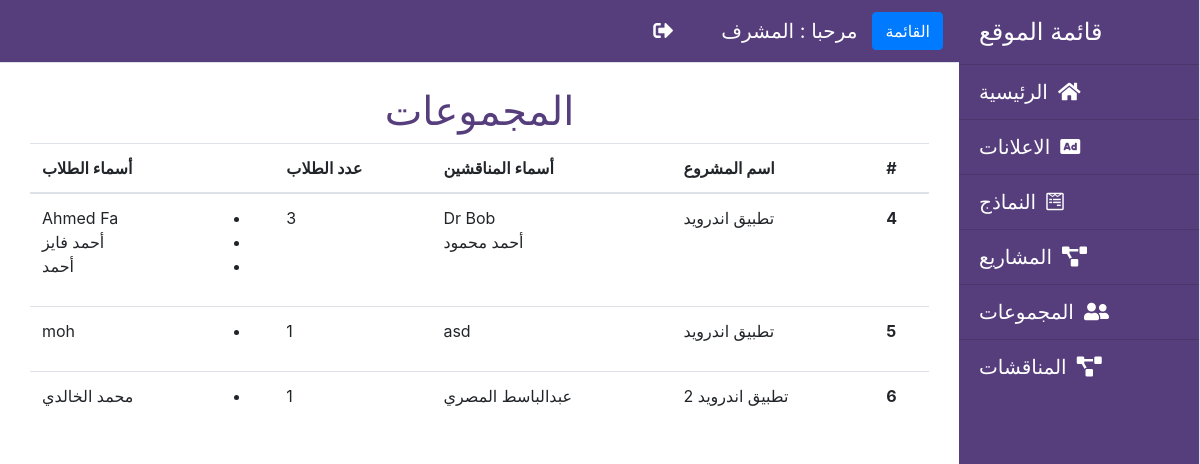
Screenshot of /admin/Groups/Groups.php (signed in) with the database file from the repository.
### tables this page shows
CREATE TABLE `projects` (
  `id` int(11) NOT NULL,
  `name` varchar(255) NOT NULL,
  `submitter` int(11) NOT NULL,
  `discreption` text NOT NULL,
  `pr_type` varchar(255) NOT NULL,
  `teacher` varchar(255) NOT NULL DEFAULT '[]',
  `discussion` int(11) NOT NULL,
  `file_name` varchar(255) NOT NULL,
  `approved` tinyint(1) NOT NULL DEFAULT '0'
);

CREATE TABLE `teachers` (
  `id` int(11) NOT NULL,
  `user_id` int(11) NOT NULL,
  `name` varchar(255) NOT NULL,
  `te_id` varchar(20) NOT NULL,
  `projects` text NOT NULL
);

CREATE TABLE `students` (
  `id` int(11) NOT NULL,
  `user_id` int(11) NOT NULL,
  `name` varchar(255) NOT NULL,
  `st_id` int(11) NOT NULL,
  `email` varchar(255) NOT NULL,
  `spec` varchar(255) NOT NULL,
  `mobile` varchar(255) NOT NULL,
  `level` int(11) NOT NULL,
  `project_id` int(11) NOT NULL
);

### classes/config.php (called while the page is built, shortened)
<?php
$hostName = $_SERVER['HTTP_HOST'];
$base_folder = "project";
$protocol = strtolower(substr($_SERVER["SERVER_PROTOCOL"],0,5))=='https'?'https':'http';
$path= $protocol.'://'.$hostName."/".$base_folder;
?>

### admin/Groups/Groups.php (the view, shortened to what this page needs)
<?php
require "../../includes/head.php";
if ((isset($_SESSION['uname']) && isset($_SESSION['token']))) {
  if ($_SESSION['level'] == 1) {
    $sql = "SELECT * FROM projects";
    $projects = $con->query($sql);
    $projects = $projects->fetch_all(MYSQLI_ASSOC);
    ?>
    <div id="page-content-wrapper  Sidebar_r" style="width: 100%;">
      <?php
      require "../../includes/nav.php";
      ?>
      <div class="container-fluid">
        <div class="container">
          <h1 class="mt-4 text-center"> المجموعات</h1>
          <table class="table table-hover">
            <thead>
              <tr>
                <th scope="col">#</th>
                <th scope="col">اسم المشروع</th>
                <th scope="col">أسماء المناقشين</th>
                <th scope="col"> عدد الطلاب</th>
                <th scope="col">أسماء الطلاب </th>
              </tr>
            </thead>
            <tbody>
              <?php
              foreach ($projects as $project) {
                $pid = $project['id'];
                $sql = "SELECT * FROM students WHERE project_id=$pid";
                $stu = $con->query($sql);
                $students = $stu->fetch_all(MYSQLI_ASSOC);
                ?>
                <tr>
                  <th scope="row"><?php echo $project['id']; ?></th>
                  <td> <?php echo $project['name']; ?> </td>
                  <td> <?php
                        $t = $project['teacher'];
                        $t = json_decode($t);
                        foreach($t as $i){
                          $sql = "SELECT name FROM teachers WHERE user_id=$i";
                          $name = $con->query($sql);
                          $name= $name->fetch_array()['name'];
                          echo $name.'<br>';
                        }
                        ?> </td>
                  <td> <?php echo $stu->num_rows; ?> </td>
                  <td>
                    <ul>
                      <?php foreach ($students as $st) { ?>
                        <li><?php echo $st['name']; ?></li>
                      <?php } ?>
                    </ul>
                  </td>
                </tr>
              <?php
            }
            ?>
            </tbody>
          </table>
        </div>
      </div>
      <?php
      require "../../includes/c_footer.php";
    }
  } else {
    header('Location: ' . "../login.php");
  }
  ?>

### includes/head.php (shortened to what this page needs)
<?php
$base_folder = "project";
require $_SERVER['DOCUMENT_ROOT'] . "/" . $base_folder . "/classes/config.php";
?>
<!DOCTYPE html>
<html dir="rtl">
<head>
  <link rel="stylesheet" href="https://cdn.rtlcss.com/bootstrap/v4.2.1/css/bootstrap.min.css">
  <link href="<?php echo $path; ?>/css/simple-sidebar.css" rel="stylesheet">
  <link rel="stylesheet" href="https://use.fontawesome.com/releases/v5.8.1/css/all.css">
</head>
<body>
  <div class="d-flex" id="wrapper">
    <div class="bg-light border-right Sidebar_r" id="sidebar-wrapper">
      <div class="sidebar-heading">قائمة الموقع </div>
      <div class="list-group list-group-flush  Sidebar_r">
        <a href="<?php echo $path; ?>/admin/index.php" class="list-group-item list-group-item-action bg-light  Sidebar_r"><i class="fas fa-home icon"></i>الرئيسية</a>
        <a href="<?php echo $path; ?>/admin/Advertising/Advertising.php" class="list-group-item list-group-item-action bg-light  Sidebar_r"><i class="fas fa-ad icon"></i>الاعلانات</a>
        <a href="<?php echo $path; ?>/admin/forms/forms.php" class="list-group-item list-group-item-action bg-light  Sidebar_r"><i class="fab fa-wpforms icon"></i>النماذج</a>
        <a href="<?php echo $path; ?>/admin/projects/projects.php" class="list-group-item list-group-item-action bg-light  Sidebar_r"><i class="fas fa-project-diagram icon"></i>المشاريع</a>
        <a href="<?php echo $path; ?>/admin/Groups/Groups.php" class="list-group-item list-group-item-action bg-light  Sidebar_r"><i class="fas fa-user-friends icon"></i>المجموعات </a>
        <a href="<?php echo $path; ?>/admin/discussions/discussions.php" class="list-group-item list-group-item-action bg-light  Sidebar_r"><i class="fas fa-project-diagram icon"></i>المناقشات</a>
      </div>
    </div>

### includes/nav.php (shortened to what this page needs)
<nav class="navbar navbar-expand-lg navbar-light bg-light border-bottom  Sidebar_r">
  <button class="btn btn-primary" id="menu-toggle" style="margin-left:15px;"> القائمة</button>
  مرحبا : <?php echo $_SESSION['uname']; ?>
  <div class="collapse navbar-collapse" id="navbarSupportedContent">
    <ul class="navbar-nav ml-auto mt-2 mt-lg-0">
      <li class="nav-item ">
        <a class="nav-link" href="<?php echo $path; ?>/logout.php" style="color:#fff;"><i style="color:#fff !important;" class="fas fa-sign-out-alt"></i></a>
      </li>
    </ul>
  </div>
</nav>

### includes/c_footer.php (shortened to what this page needs)
</div>
</div>
</body>
</html>

### css/simple-sidebar.css (style rules this page uses)
body { overflow-x: hidden; }
#sidebar-wrapper { min-height: 100vh; margin-left: -15rem; -webkit-transition: margin .25s ease-out; -moz-transition: margin .25s ease-out; -o-transition: margin .25s ease-out; transition: margin .25s ease-out; }
#sidebar-wrapper .sidebar-heading { padding: 0.875rem 1.25rem; font-size: 1.5rem; }
#sidebar-wrapper .list-group { width: 15rem; }
@media (min-width: 768px) { #sidebar-wrapper { margin-left: 0; } }

### includes/head.php (style rules this page uses)
.Sidebar_r { background-color: #563d7c !important; color: #fff; font-size: 20px; }
h1 { color: #563d7c !important; }
i { color: #563d7c !important; }
.icon { color: #fff !important; margin-left: 10px; }

### rows the page displays
projects: id "4", name "تطبيق اندرويد", num_rows "3"
teachers: name "Dr Bob"
teachers: name "أحمد محمود"
students: name "Ahmed Fa"
students: name "أحمد فايز"
students: name "أحمد"
projects: id "5", name "تطبيق اندرويد", num_rows "1"
teachers: name "asd"
students: name "moh"
projects: id "6", name "تطبيق اندرويد 2", num_rows "1"
teachers: name "عبدالباسط المصري"
students: name "محمد الخالدي"

### other values shown
$_SESSION['uname'] "المشرف"
